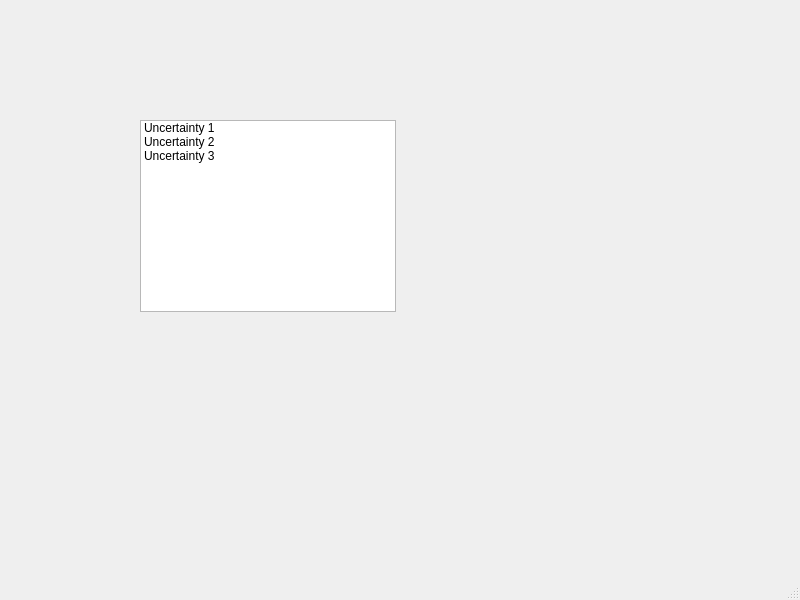
<?xml version="1.0" encoding="UTF-8"?>
<ui version="4.0">
 <class>MainWindow</class>
 <widget class="QMainWindow" name="MainWindow">
  <property name="geometry">
   <rect>
    <x>0</x>
    <y>0</y>
    <width>800</width>
    <height>600</height>
   </rect>
  </property>
  <property name="windowTitle">
   <string>MainWindow</string>
  </property>
  <widget class="QWidget" name="centralwidget">
   <widget class="QListWidget" name="listWidget">
    <property name="geometry">
     <rect>
      <x>140</x>
      <y>120</y>
      <width>256</width>
      <height>192</height>
     </rect>
    </property>
    <item>
     <property name="text">
      <string>Uncertainty 1</string>
     </property>
    </item>
    <item>
     <property name="text">
      <string>Uncertainty 2</string>
     </property>
    </item>
    <item>
     <property name="text">
      <string>Uncertainty 3</string>
     </property>
    </item>
   </widget>
  </widget>
  <widget class="QStatusBar" name="statusbar"/>
 </widget>
 <resources/>
 <connections/>
</ui>
